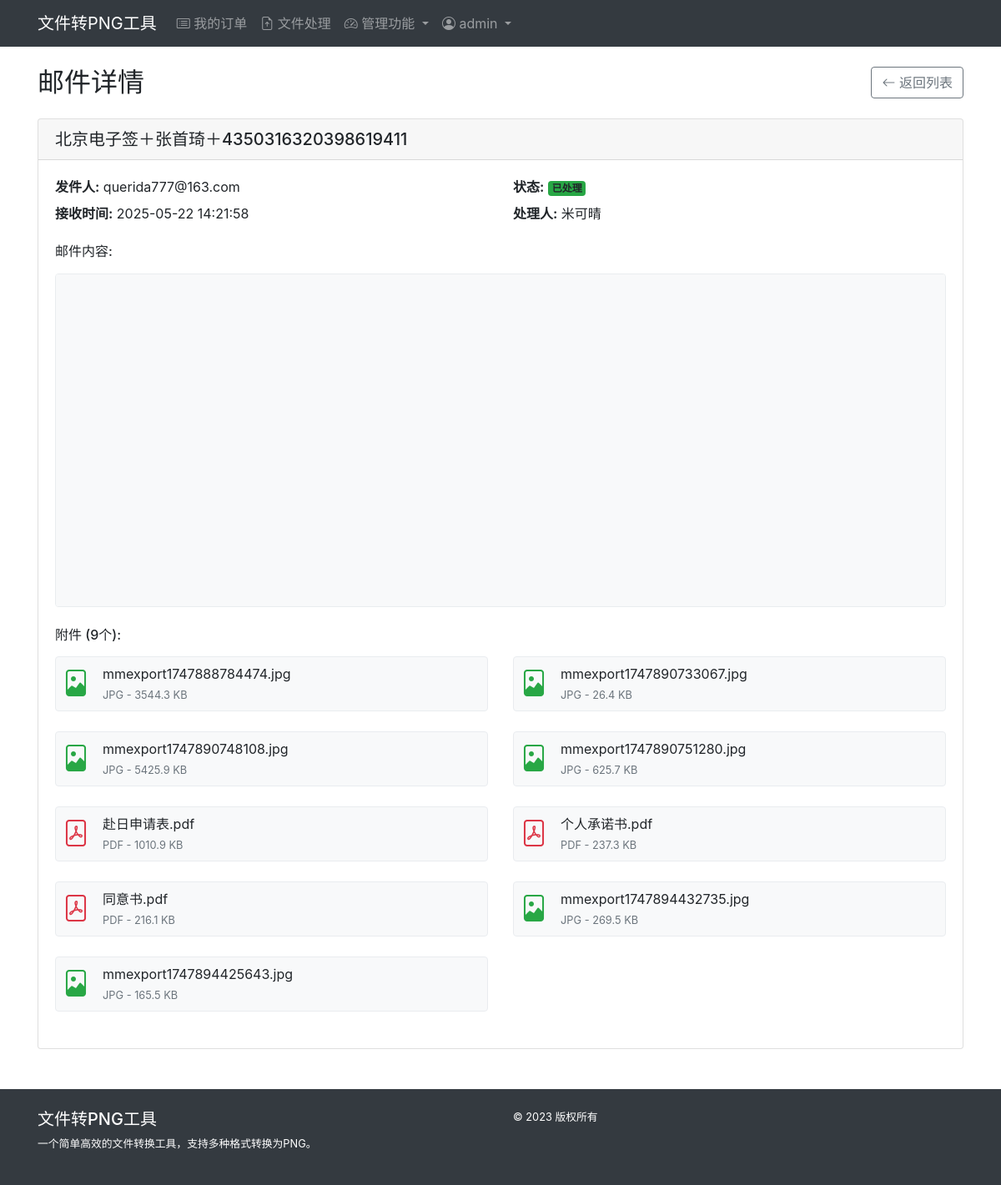
/mail/51 (signed in), run on the app's committed database.
### 2025-05-14-16.25/src/models/models.py (models this page shows, shortened)
class AdminUser(db.Model):
    __tablename__ = 'admin_user'  # 显式指定表名
    id = db.Column(db.Integer, primary_key=True)
    username = db.Column(db.String(50), unique=True, nullable=False)
    password_hash = db.Column(db.String(128), nullable=False)
    is_admin = db.Column(db.Boolean, default=False)  # 默认为普通用户
    email = db.Column(db.String(100), nullable=True)
    full_name = db.Column(db.String(100), nullable=True)
    created_at = db.Column(db.DateTime, default=datetime.datetime.utcnow)
    last_login = db.Column(db.DateTime, nullable=True)
    is_active = db.Column(db.Boolean, default=True)  # 账户是否激活

class Email(db.Model):
    __tablename__ = 'emails'
    id = db.Column(db.Integer, primary_key=True)
    uid = db.Column(db.String(100), nullable=False)  # 邮件UID，用于标识邮件
    subject = db.Column(db.String(255), nullable=False)  # 邮件主题
    sender = db.Column(db.String(100), nullable=False)   # 发件人邮箱
    sender_name = db.Column(db.String(100), nullable=True)  # 发件人名称
    received_at = db.Column(db.DateTime, default=datetime.datetime.utcnow)  # 接收时间
    content = db.Column(db.Text, nullable=True)         # 邮件内容
    processed = db.Column(db.Boolean, default=False)    # 是否已处理
    assigned_to = db.Column(db.Integer, db.ForeignKey('admin_user.id'), nullable=True)  # 分配给谁
    __table_args__ = (
        db.UniqueConstraint('uid', 'subject', name='_uid_subject_uc'),
    )
    attachments = db.relationship('EmailAttachment', backref='email', lazy=True, cascade="all, delete-orphan")
    processor = db.relationship('AdminUser', backref='assigned_emails', foreign_keys=[assigned_to])
    orders = db.relationship('Order', backref='source_email', foreign_keys=[Order.email_id])

class EmailAttachment(db.Model):
    __tablename__ = 'email_attachments'
    id = db.Column(db.Integer, primary_key=True)
    filename = db.Column(db.String(255), nullable=False)  # 原始附件文件名
    saved_as = db.Column(db.String(255), nullable=False)  # 保存的文件名
    file_path = db.Column(db.String(255), nullable=False)  # 附件存储路径
    file_size = db.Column(db.Integer, nullable=True)      # 附件大小
    file_type = db.Column(db.String(50), nullable=True)   # 附件类型
    file_hash = db.Column(db.String(64), nullable=True)   # 附件哈希值
    email_id = db.Column(db.Integer, db.ForeignKey('emails.id'), nullable=False)  # 所属邮件ID

### 2025-05-14-16.25/src/api/mail_routes.py (the view)
@mail_bp.route('/<int:email_id>')
@login_required
def email_detail(email_id):
    email = MailService.get_email(email_id)
    if not email:
        flash('邮件不存在', 'error')
        return redirect(url_for('mail.inbox'))
    return render_template('mail/view.html', email=email)

### 2025-05-14-16.25/src/api/mail_routes.py (called while the page is built)
def login_required(f):
    @wraps(f)
    def decorated_function(*args, **kwargs):
        if not AdminService.is_authenticated():
            flash('请先登录', 'error')
            return redirect(url_for('admin.login', next=request.url))
        return f(*args, **kwargs)
    return decorated_function

### 2025-05-14-16.25/src/app.py (called while the page is built)
def register_template_globals(app):
    @app.context_processor
    def inject_globals():
        from src.services.admin_service import AdminService
        from src.services.order_service import OrderService
        def get_current_user():
            return AdminService.get_current_user()
        def get_active_order(user_id=None):
            if user_id is None and session.get('admin_id'):
                user_id = session.get('admin_id')
            if user_id:
                return OrderService.get_active_order(user_id)
            return None
        return {
            'get_current_user': get_current_user,
            'get_active_order': get_active_order
        }

### 2025-05-14-16.25/src/repositories/admin_repo.py (called while the page is built)
    @staticmethod
    def get_current_user():
        user_id = session.get('admin_id')
        if user_id:
            return AdminUser.query.get(user_id)
        return None

### 2025-05-14-16.25/src/repositories/mail_repo.py (called while the page is built)
    @staticmethod
    def get_email(email_id):
        return Email.query.get(email_id)

### 2025-05-14-16.25/src/repositories/order_repo.py (called while the page is built)
    @staticmethod
    def get_active_order(user_id=None):
        if user_id is None:
            user_id = session.get('admin_id')
        if user_id:
            return Order.query.filter_by(is_active=True, user_id=user_id).first()
        return None

### 2025-05-14-16.25/src/services/admin_service.py (called while the page is built)
    @staticmethod
    def get_current_user():
        return AdminRepository.get_current_user()

    @staticmethod
    def is_authenticated():
        return 'admin_id' in session

### 2025-05-14-16.25/src/services/mail_service.py (called while the page is built)
    @staticmethod
    def get_email(email_id):
        return MailRepository.get_email(email_id)

### 2025-05-14-16.25/src/services/order_service.py (called while the page is built)
    @staticmethod
    def get_active_order(user_id=None):
        return OrderRepository.get_active_order(user_id)

### 2025-05-14-16.25/templates/mail/view.html (shortened to what this page needs)
{% extends "base.html" %}
{% block content %}
<div class="row">
    <div class="col-12 mb-4">
        <div class="d-flex justify-content-between align-items-center">
            <h2 class="mb-0">邮件详情</h2>
            <div>
                <a href="{{ url_for('mail.index') }}" class="btn btn-outline-secondary ms-2">
                    <i class="bi bi-arrow-left"></i> 返回列表
                </a>
            </div>
        </div>
    </div>
    <div class="col-12 mb-4">
        <div class="card">
            <div class="card-header">
                <h5 class="mb-0 text-truncate" title="{{ email.subject }}">{{ email.subject }}</h5>
            </div>
            <div class="card-body">
                <div class="row mb-3">
                    <div class="col-md-6">
                        <p class="mb-2">
                            <strong>发件人:</strong>
                            {{ email.sender }}
                        </p>
                        <p class="mb-2">
                            <strong>接收时间:</strong> {{ email.received_at.strftime('%Y-%m-%d %H:%M:%S') }}
                        </p>
                    </div>
                    <div class="col-md-6">
                        <p class="mb-2">
                            <strong>状态:</strong>
                            {% if email.processed %}
                            <span class="badge bg-success">已处理</span>
                            {% else %}
                            <span class="badge bg-warning text-dark">未处理</span>
                            {% endif %}
                        </p>
                        {% if email.processed and email.processor %}
                        <p class="mb-2">
                            <strong>处理人:</strong> {{ email.processor.username }}
                        </p>
                        {% endif %}
                    </div>
                </div>
                <h6 class="mb-3">邮件内容:</h6>
                <div class="email-content mb-4">
                    {{ email.content|safe }}
                </div>
                <h6 class="mb-3">附件 ({{ email.attachments|length }}个):</h6>
                {% if email.attachments %}
                <div class="row">
                    {% for attachment in email.attachments %}
                    <div class="col-md-6 mb-3">
                        <div class="attachment-item d-flex align-items-center">
                            <div class="attachment-icon">
                                {% if attachment.file_type in ['jpg', 'jpeg', 'png', 'gif', 'bmp', 'webp'] %}
                                <i class="bi bi-file-image text-success"></i>
                                {% elif attachment.file_type in ['pdf'] %}
                                <i class="bi bi-file-pdf text-danger"></i>
                                {% elif attachment.file_type in ['doc', 'docx'] %}
                                <i class="bi bi-file-word text-primary"></i>
                                {% elif attachment.file_type in ['xls', 'xlsx'] %}
                                <i class="bi bi-file-excel text-success"></i>
                                {% elif attachment.file_type in ['ppt', 'pptx'] %}
                                <i class="bi bi-file-ppt text-warning"></i>
                                {% elif attachment.file_type in ['zip', 'rar', '7z'] %}
                                <i class="bi bi-file-zip text-secondary"></i>
                                {% else %}
                                <i class="bi bi-file-earmark text-info"></i>
                                {% endif %}
                            </div>
                            <div class="attachment-info">
                                <p class="mb-1 fw-bold attachment-filename" title="{{ attachment.filename }}">{{ attachment.filename }}</p>
                                <p class="mb-0 small text-muted">
                                    {{ attachment.file_type|upper }}
                                    {% if attachment.file_size %}
                                    - {{ (attachment.file_size / 1024)|round(1) }} KB
                                    {% endif %}
                                </p>
                            </div>
                        </div>
                    </div>
                    {% endfor %}
                </div>
                {% else %}
                <div class="alert alert-info">
                    <p class="mb-0">该邮件没有附件</p>
                </div>
                {% endif %}
            </div>
        </div>
    </div>
</div>
{% endblock %}

### 2025-05-14-16.25/templates/base.html (shortened to what this page needs)
<!DOCTYPE html>
<html lang="zh-CN">
<head>
    <link rel="stylesheet" href="https://cdn.jsdelivr.net/npm/bootstrap@4.6.0/dist/css/bootstrap.min.css">
    <link rel="stylesheet" href="https://cdn.jsdelivr.net/npm/bootstrap-icons@1.10.0/font/bootstrap-icons.css">
    <link rel="stylesheet" href="{{ url_for('static', filename='style.css') }}">
</head>
<body>
    <nav class="navbar navbar-expand-lg navbar-dark bg-dark">
        <div class="container">
            <a class="navbar-brand" href="{{ url_for('main.index') }}">文件转PNG工具</a>
            <div class="collapse navbar-collapse" id="navbarSupportedContent">
                <ul class="navbar-nav me-auto mb-2 mb-lg-0">
                    {% if session.get('admin_id') %}
                    <li class="nav-item">
                        <a class="nav-link {% if request.path == '/orders/' %}active{% endif %}" href="{{ url_for('orders.index') }}">
                            <i class="bi bi-card-list"></i> 我的订单
                        </a>
                    </li>
                    {% set current_user_id = session.get('admin_id') %}
                    {% set active_order = get_active_order(current_user_id) %}
                    <li class="nav-item">
                        {% if active_order %}
                        <a class="nav-link {% if request.path == '/' %}active{% endif %}" href="{{ url_for('main.index') }}">
                            <i class="bi bi-file-earmark-arrow-up"></i> 文件处理
                        </a>
                        {% else %}
                        <a class="nav-link disabled" href="#" tabindex="-1" aria-disabled="true">
                            <i class="bi bi-file-earmark-arrow-up"></i> 文件处理 <small>(请先激活订单)</small>
                        </a>
                        {% endif %}
                    </li>
                    {% if session.get('admin_id') and get_current_user() and get_current_user().is_admin %}
                    <li class="nav-item dropdown">
                        <a class="nav-link dropdown-toggle {% if request.path.startswith('/admin') %}active{% endif %}" href="#" id="adminDropdown" role="button" data-toggle="dropdown" aria-expanded="false">
                            <i class="bi bi-speedometer2"></i> 管理功能
                        </a>
                    </li>
                    {% endif %}
                    {% endif %}
                </ul>
                <ul class="navbar-nav">
                    {% if session.get('admin_id') %}
                    <li class="nav-item dropdown">
                        <a class="nav-link dropdown-toggle" href="#" id="userDropdown" role="button" data-toggle="dropdown" aria-expanded="false">
                            <i class="bi bi-person-circle"></i>
                            {{ session.get('admin_username', '用户') }}
                        </a>
                    </li>
                    {% else %}
                    <li class="nav-item">
                        <a class="nav-link" href="{{ url_for('admin.login') }}">
                            <i class="bi bi-box-arrow-in-right"></i> 登录
                        </a>
                    </li>
                    {% endif %}
                </ul>
            </div>
        </div>
    </nav>
    <div class="container my-4">
        {% block content %}{% endblock %}
    </div>
    <footer class="bg-dark text-white py-4 mt-4">
        <div class="container">
            <div class="row">
                <div class="col-md-6">
                    <h5>文件转PNG工具</h5>
                    <p class="small">一个简单高效的文件转换工具，支持多种格式转换为PNG。</p>
                </div>
                <div class="col-md-6 text-md-end">
                    <p class="small mb-0">&copy; 2023 版权所有</p>
                </div>
            </div>
        </div>
    </footer>
</body>
</html>

### 2025-05-14-16.25/static/style.css (style rules this page uses)
.text-truncate { overflow: hidden; text-overflow: ellipsis; white-space: nowrap; display: block; }

### 2025-05-14-16.25/templates/mail/view.html (style rules this page uses)
.email-content { border: 1px solid #e9ecef; border-radius: 0.25rem; padding: 1rem; background-color: #f8f9fa; max-height: 400px; overflow-y: auto; }
.attachment-item { border: 1px solid #e9ecef; border-radius: 0.25rem; padding: 0.5rem; margin-bottom: 0.5rem; background-color: #f8f9fa; }
.attachment-icon { font-size: 2rem; margin-right: 1rem; flex-shrink: 0; }
.attachment-info { overflow: hidden; width: 100%; }
.attachment-filename { white-space: nowrap; overflow: hidden; text-overflow: ellipsis; max-width: 100%; display: block; }

### data on the page
AdminUser: get "admin"
Email: subject "北京电子签＋张首琦＋4350316320398619411", sender "querida777@163.com", received_at "2025-05-22 14:21:58"
AdminUser: processor.username "米可晴"
EmailAttachment: filename "mmexport1747888784474.jpg", file_type "JPG", (attachment.file_size/1024)|round(1) "3544.3"
EmailAttachment: filename "mmexport1747890733067.jpg", file_type "JPG", (attachment.file_size/1024)|round(1) "26.4"
EmailAttachment: filename "mmexport1747890748108.jpg", file_type "JPG", (attachment.file_size/1024)|round(1) "5425.9"
EmailAttachment: filename "mmexport1747890751280.jpg", file_type "JPG", (attachment.file_size/1024)|round(1) "625.7"
EmailAttachment: filename "赴日申请表.pdf", file_type "PDF", (attachment.file_size/1024)|round(1) "1010.9"
EmailAttachment: filename "个人承诺书.pdf", file_type "PDF", (attachment.file_size/1024)|round(1) "237.3"
EmailAttachment: filename "同意书.pdf", file_type "PDF", (attachment.file_size/1024)|round(1) "216.1"
EmailAttachment: filename "mmexport1747894432735.jpg", file_type "JPG", (attachment.file_size/1024)|round(1) "269.5"
EmailAttachment: filename "mmexport1747894425643.jpg", file_type "JPG", (attachment.file_size/1024)|round(1) "165.5"

### other printed values
{{ email.attachments|length }} "9"
